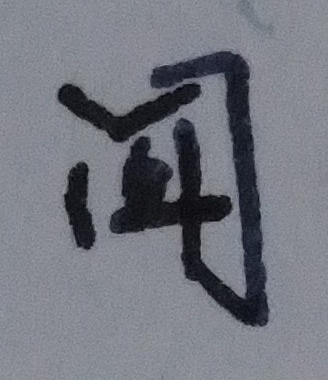
#> input picture tests/listen.jpg, 328 x 380 px
$ python -i text2svg.py   (imports and definitions only)   (older library calls are emulated)
#> lines starting #> are read from the running program, lines starting #| are printed output that depends on the picture; after the words box and inside, x2 and y2 are one past the last pixel; in counts of white or black regions, pixels touching at a corner belong together
import logging
import os
import statistics
import subprocess
import uuid
from collections import deque

import cv2
import numpy as np

from penote import config
from penote.klass import Rectangle

# 将bmp文件转为svg的命令
CMD_BMP2SVG = 'potrace %s -s -i -o %s'
# 日志
logger = logging.getLogger(__name__)


def bounding_rectangles(source):
    """
    返回边界矩形列表
    :param source: 原图
    :return: 边界点列表，边界矩形列表
    """
    # 反相
    inverted_grayscale = 255 - source
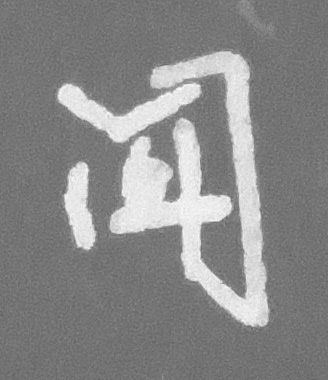
#> inverted_grayscale: shape (380, 328); min 98, max 253, mean 136.2
    # 二值化
    _, binary = cv2.threshold(inverted_grayscale, 180, 255, cv2.THRESH_OTSU)
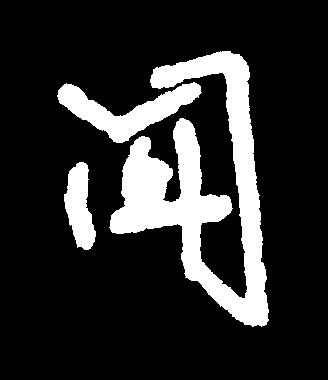
#> binary: shape (380, 328); 17.4% white; 3 white regions
    # 彩色的二值化图像，便于绘制有色矩形
    # binary_rgb = np.zeros(source.shape)
    # 所有轮廓
    _, all_contours, _ = cv2.findContours(binary, cv2.RETR_TREE, cv2.CHAIN_APPROX_SIMPLE)
#> all_contours = 3 contours; box (x1, y1, x2, y2) and area: (109, 51, 269, 327) 15838, (57, 82, 202, 143) 3265, (64, 162, 96, 250) 1668
    # 合并重叠的矩形后返回列表
#> (the run stopped early here; a loop or call above may not have finished)
